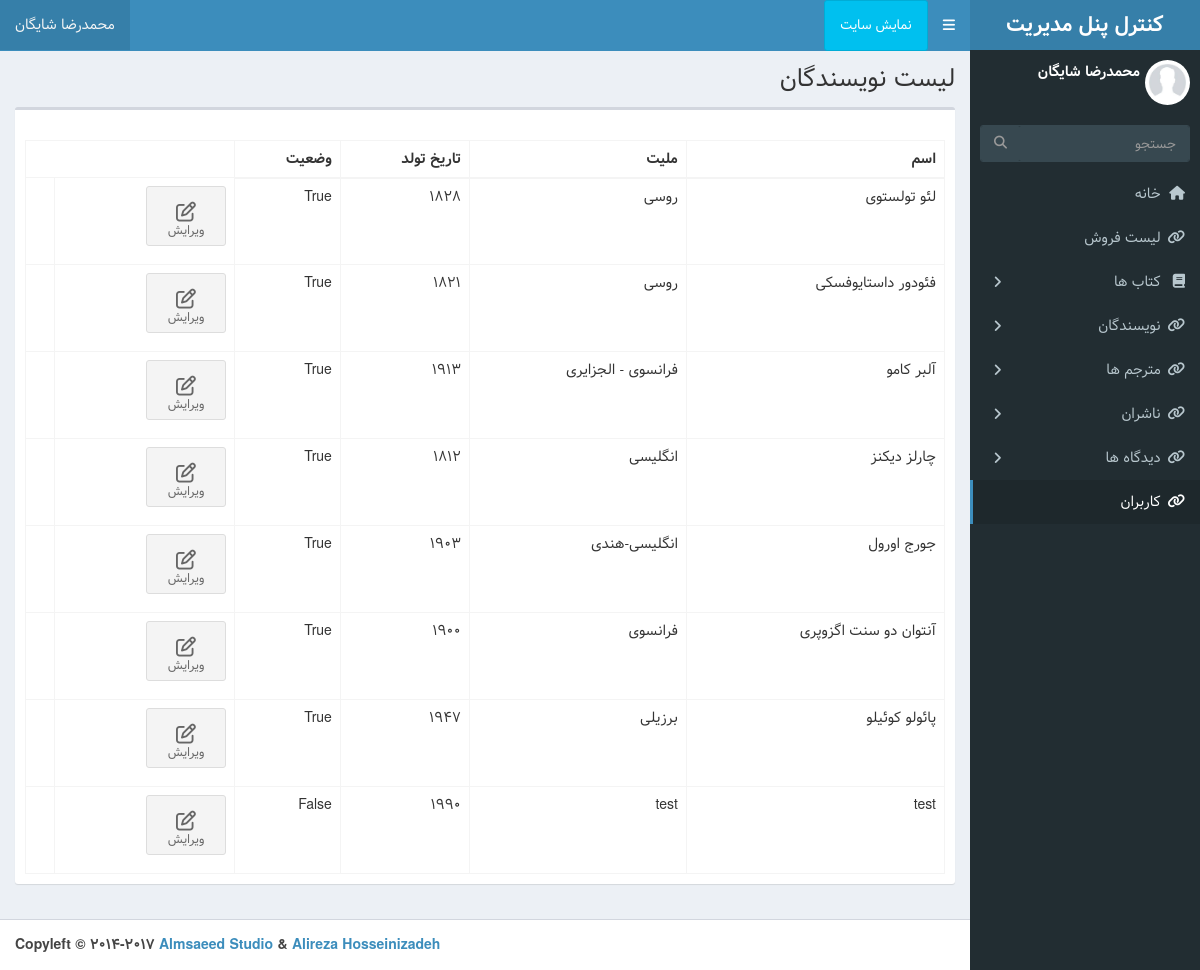
The page /account/admin-dashboard/authors (signed in) on the database as committed earlier.
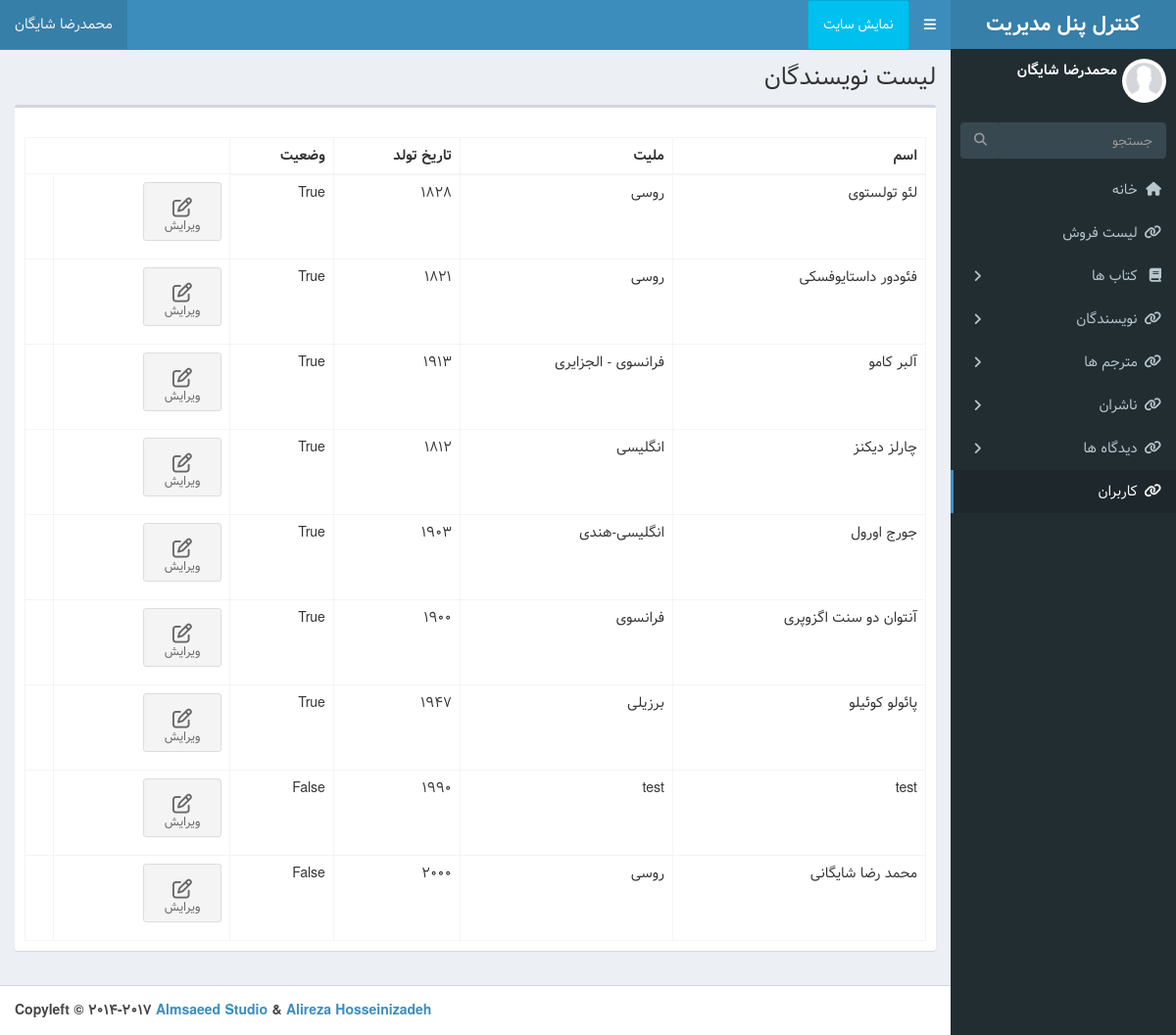
The same page on the database as committed later.
### book/models.py (models this page shows, shortened)
class Author(models.Model):
	name = models.CharField(max_length=255)
	slug = models.CharField(max_length=255)
	nationality = models.CharField(max_length=255)
	birth = models.IntegerField()
	death = models.IntegerField()
	description = RichTextField()
	picture = models.ImageField(upload_to='author/image')
	status = models.BooleanField(default=False)
	class Meta:
		db_table = 'Author'
	objects = AuthorManager()

### account/views.py (the view)
# urls.py: path('admin-dashboard/authors', views.AuthorDashboard.as_view() , name='author_list'),
class AuthorDashboard(LoginRequiredMixin , ListView):
    queryset = Author.objects.all()
    template_name = 'registration/author_list.html'
    paginate_by = 10

### templates/registration/author_list.html (shortened to what this page needs)
{% extends 'registration/base.html' %}
{% load static %}
{% block title %} لیست نویسندگان  {% endblock %}
{% block main %}
    <section class="content">
        <div class="row">
            <div class="col-xs-12">
                <div class="box">
                    <div class="box-header">
              </div>
              <div class="box-body">
                <table id="example2" class="table table-bordered table-hover">
                  <thead>
                  <tr>
                    <th>اسم</th>
                    <th>ملیت</th>
                    <th>تاریخ تولد</th>
                    <th>وضعیت</th>
                  </tr>
                  </thead>
                  <tbody>
                      {% for author in object_list %}
                <tr>
                    <td>{{author.name}}</td>
                    <td> {{author.nationality}}</td>
                    <td>{{author.birth}}</td>
                    <td>{{author.status}} </td>
                    <td><a class="btn btn-app" href="{% url 'Account:author_update' author.pk %}">
                        <i class="fa fa-edit"></i> ویرایش
                      </a></td>
                    <td></td>
                </tr>
                {% endfor %}
                  </tbody>
                </table>
              </div>
            </div>
        </div>
        <section class="articles-pagination">
            <div class="container p-4 ">
            </div>
            </section>
      </section>
{% endblock %}

### templates/registration/base.html (shortened to what the changed rows need)
{% load static %}
<!DOCTYPE html>
<html>
<head>
  <link rel="stylesheet" href="{% static 'registration/dist/css/bootstrap-theme.css' %}">
  <link rel="stylesheet" href="{% static 'registration/dist/css/rtl.css' %}">
  <link rel="stylesheet" href="{% static 'registration/bower_components/font-awesome/css/font-awesome.min.css' %}">
  <link rel="stylesheet" href="{% static 'registration/bower_components/Ionicons/css/ionicons.min.css' %}">
  <link rel="stylesheet" href="{% static 'registration/dist/css/AdminLTE.css' %}">
  <link rel="stylesheet" href="{% static 'registration/dist/css/skins/skin-blue.min.css' %}">
</head>
<body class="hold-transition skin-blue sidebar-mini">
<div class="wrapper">
  <header class="main-header">
    <nav class="navbar navbar-static-top">
      <div class="navbar-custom-menu">
        <ul class="nav navbar-nav">
          <li class="dropdown user user-menu">
            <a href="#" class="dropdown-toggle" data-toggle="dropdown">
              <span class="hidden-xs">{{user.get_full_name}}</span>
            </a>
          </li>
        </ul>
      </div>
    </nav>
  </header>
  <aside class="main-sidebar">
    <section class="sidebar">
      <div class="user-panel">
        <div class="pull-right info">
          <p>{{user.get_full_name}}</p>
        </div>
      </div>
    </section>
  </aside>
  <div class="content-wrapper">
    <section class="content-header">
      <h1>
      {% block title %} {% endblock %}
      </h1>
    </section>
    {% block main %}
    {% endblock %}
  </div>
</body>
</html>

Rows that differ between the two databases and show on the page:
added Author: name "محمد رضا شایگانی", nationality "روسی", birth "2000", status "False"
